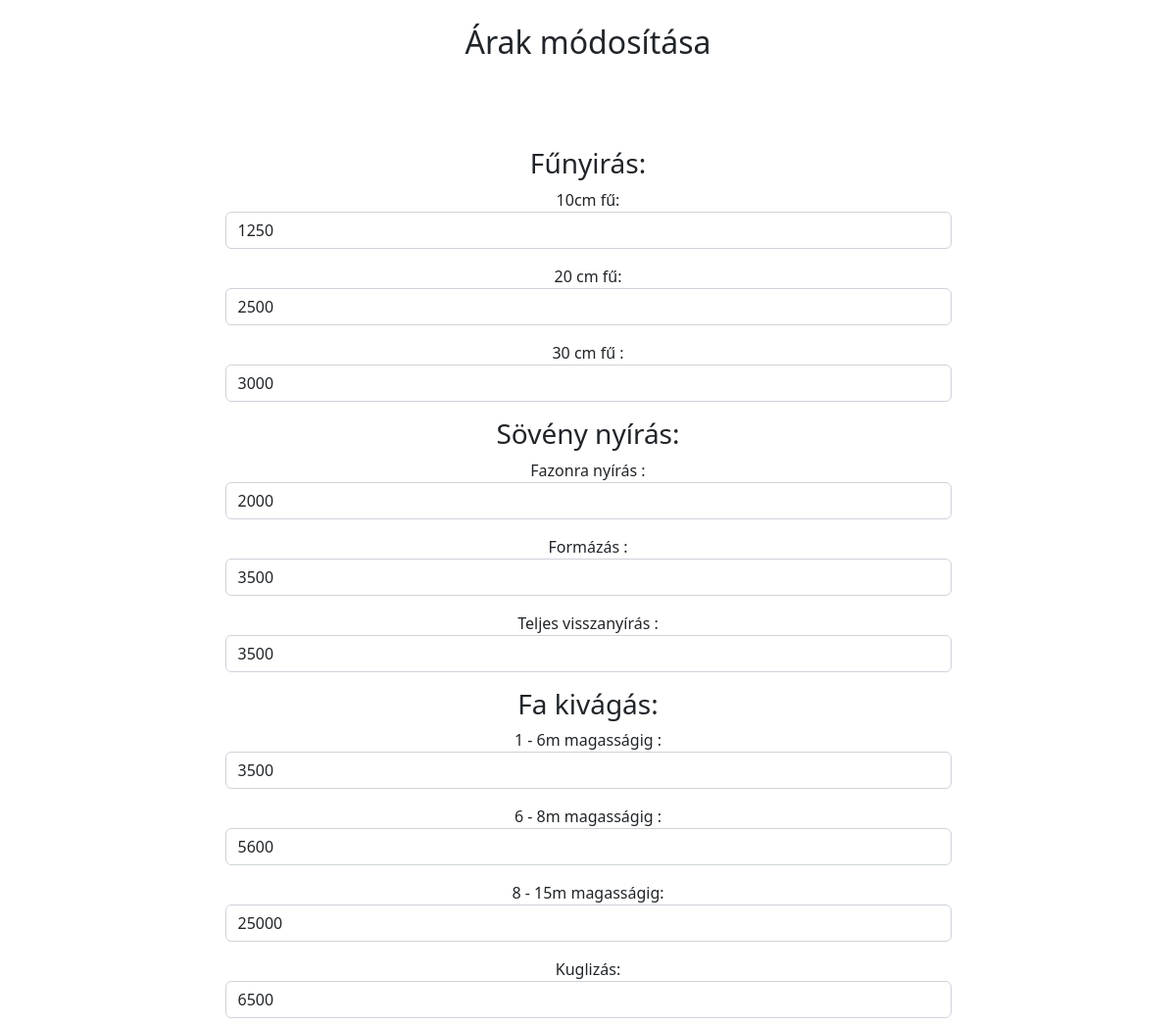
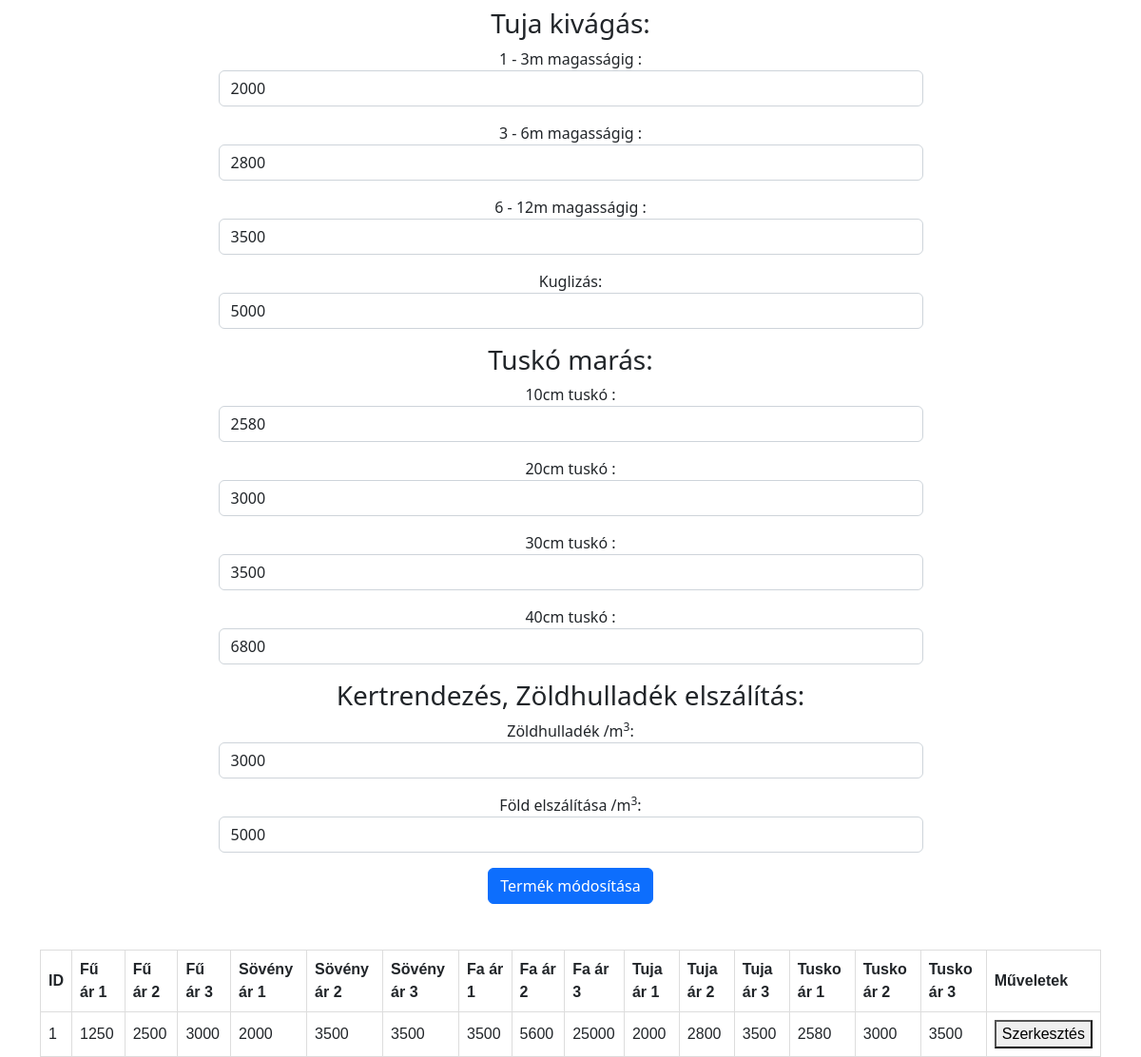
The page /admin/admin_modosit.php?id=1 on the database its author committed (2 pictures, top to bottom).
### tables this page shows
CREATE TABLE `arak` (
  `id` int(10) NOT NULL,
  `fu1` varchar(50) NOT NULL,
  `fu2` varchar(50) NOT NULL,
  `fu3` varchar(50) NOT NULL,
  `soveny1` varchar(50) NOT NULL,
  `soveny2` varchar(50) NOT NULL,
  `soveny3` varchar(50) NOT NULL,
  `fa1` varchar(50) NOT NULL,
  `fa2` varchar(50) NOT NULL,
  `fa3` varchar(50) NOT NULL,
  `fakugli` varchar(50) NOT NULL,
  `tuja1` varchar(50) NOT NULL,
  `tuja2` varchar(50) NOT NULL,
  `tuja3` varchar(50) NOT NULL,
  `tujakugli` varchar(50) NOT NULL,
  `tusko1` varchar(50) NOT NULL,
  `tusko2` varchar(50) NOT NULL,
  `tusko3` varchar(50) NOT NULL,
  `tusko4` varchar(50) NOT NULL,
  `zoldhull` varchar(50) NOT NULL,
  `fold` varchar(50) NOT NULL
);

### admin/admin_modosit.php (the view, shortened to what this page needs)
<?php
  require "../connection.php";
?>
<!DOCTYPE html>
<html lang="en">
<head>
    <link href="https://cdn.jsdelivr.net/npm/bootstrap@5.2.2/dist/css/bootstrap.min.css" rel="stylesheet">
    <link rel="stylesheet" href="https://cdnjs.cloudflare.com/ajax/libs/font-awesome/6.2.0/css/all.min.css" />
</head>
<body>
  <div class="container">
    <h2 class="text-center my-4"> Árak módosítása </h2>
    <?php
        if (isset($_GET["id"])):
            $id = $_GET["id"];
            $sql = "SELECT * FROM arak WHERE id='$id'";
            $result = mysqli_query($con, $sql);
            while($row = mysqli_fetch_array($result)){
                ?>
                    <form action="" method="post" class="mx-auto w-75 text-center p-5">
                        <h3>Fűnyirás:</h3>
                        <label>10cm fű:</label>
                        <input type="text" name="fu1" class="form-control mb-3" value="<?php  echo $row["fu1"];  ?>">
                        <label>20 cm fű:</label>
                        <input type="text" name="fu2" class="form-control mb-3" value="<?php echo $row["fu2"];  ?>">
                        <label>30 cm fű :</label>
                        <input type="text" name="fu3" class="form-control mb-3" value="<?php echo $row["fu3"];  ?>">
                        <h3>Sövény nyírás:</h3>
                        <label>Fazonra nyírás :</label>
                        <input type="text" name="soveny1" class="form-control mb-3" value="<?php echo $row["soveny1"];  ?>">
                        <label>Formázás :</label>
                        <input type="text" name="soveny2" class="form-control mb-3" value="<?php echo $row["soveny2"];  ?>">
                        <label>Teljes visszanyírás : </label>
                        <input type="text" name="soveny3" class="form-control mb-3" value="<?php echo $row["soveny3"];  ?>">
                        <h3>Fa kivágás:</h3>
                        <label>1 - 6m magasságig :</label>
                        <input type="text" name="fa1" class="form-control mb-3" value="<?php echo $row["fa1"];  ?>">
                        <label>6 - 8m magasságig :</label>
                        <input type="text" name="fa2" class="form-control mb-3" value="<?php echo $row["fa2"];  ?>">
                        <label>8 - 15m magasságig:</label>
                        <input type="text" name="fa3" class="form-control mb-3" value="<?php echo $row["fa3"];  ?>">
                        <label>Kuglizás:</label>
                        <input type="text" name="fakugli" class="form-control mb-3" value="<?php echo $row["fakugli"];  ?>">
                        <h3>Tuja kivágás:</h3>
                        <label>1 - 3m magasságig :</label>
                        <input type="text" name="tuja1" class="form-control mb-3" value="<?php echo $row["tuja1"];  ?>">
                        <label>3 - 6m magasságig :</label>
                        <input type="text" name="tuja2" class="form-control mb-3" value="<?php echo $row["tuja2"];  ?>">
                        <label>6 - 12m magasságig :</label>
                        <input type="text" name="tuja3" class="form-control mb-3" value="<?php echo $row["tuja3"];  ?>">
                        <label>Kuglizás:</label>
                        <input type="text" name="tujakugli" class="form-control mb-3" value="<?php echo $row["tujakugli"];  ?>">
                        <h3>Tuskó marás:</h3>
                        <label>10cm tuskó :</label>
                        <input type="text" name="tusko1" class="form-control mb-3" value="<?php echo $row["tusko1"];  ?>">
                        <label>20cm tuskó :</label>
                        <input type="text" name="tusko2" class="form-control mb-3" value="<?php echo $row["tusko2"];  ?>">
                        <label>30cm tuskó :</label>
                        <input type="text" name="tusko3" class="form-control mb-3" value="<?php echo $row["tusko3"];  ?>">
                        <label>40cm tuskó :</label>
                        <input type="text" name="tusko4" class="form-control mb-3" value="<?php echo $row["tusko4"];  ?>">
                        <h3>Kertrendezés, Zöldhulladék elszálítás:</h3>
                        <label>Zöldhulladék /m<sup>3</sup>:</label>
                        <input type="text" name="zoldhull" class="form-control mb-3" value="<?php echo $row["zoldhull"];  ?>">
                        <label>Föld elszálítása /m<sup>3</sup>:</label>
                        <input type="text" name="fold" class="form-control mb-3" value="<?php echo $row["fold"];  ?>">
                        <button type="submit" name="update" class="btn btn-primary">Termék módosítása</button>
                    </form>
                <?php
            }
        endif;
                ?>
            <table>
                <thead>
                    <tr>
                        <th>ID</th>
                        <th>Fű ár 1</th>
                        <th>Fű ár 2</th>
                        <th>Fű ár 3</th>
                        <th>Sövény ár 1</th>
                        <th>Sövény ár 2</th>
                        <th>Sövény ár 3</th>
                        <th>Fa ár 1</th>
                        <th>Fa ár 2</th>
                        <th>Fa ár 3</th>
                        <th>Tuja ár 1</th>
                        <th>Tuja ár 2</th>
                        <th>Tuja ár 3</th>
                        <th>Tusko ár 1</th>
                        <th>Tusko ár 2</th>
                        <th>Tusko ár 3</th>
                        <th>Műveletek</th>
                    </tr>
                </thead>
                <tbody>
                <?php
                        $result = mysqli_query($con, 'SELECT * FROM arak');
                        while($price = mysqli_fetch_array($result)):
                            ?>
                            <tr>
                                <td><?php echo $price['id']; ?></td>
                                <td><?php echo $price['fu1']; ?></td>
                                <td><?php echo $price['fu2']; ?></td>
                                <td><?php echo $price['fu3']; ?></td>
                                <td><?php echo $price['soveny1']; ?></td>
                                <td><?php echo $price['soveny2']; ?></td>
                                <td><?php echo $price['soveny3']; ?></td>
                                <td><?php echo $price['fa1']; ?></td>
                                <td><?php echo $price['fa2']; ?></td>
                                <td><?php echo $price['fa3']; ?></td>
                                <td><?php echo $price['tuja1']; ?></td>
                                <td><?php echo $price['tuja2']; ?></td>
                                <td><?php echo $price['tuja3']; ?></td>
                                <td><?php echo $price['tusko1']; ?></td>
                                <td><?php echo $price['tusko2']; ?></td>
                                <td><?php echo $price['tusko3']; ?></td>
                                <td><button onclick="location.href = './admin_modosit.php?id=<?php echo $price['id']; ?>'">Szerkesztés</button></td>
                            </tr>
                        <?php
                        endwhile;
                ?>
                </tbody>
            </table>
  </div>
</body>
</html>

### admin/admin_modosit.php (style rules this page uses)
table { font-family: arial, sans-serif; border-collapse: collapse; width: 100%; }
td, th { border: 1px solid #dddddd; text-align: left; padding: 8px; }

### rows shown on the page
arak: fu1 "1250", fu2 "2500", fu3 "3000", soveny1 "2000", soveny2 "3500", soveny3 "3500", fa1 "3500", fa2 "5600", fa3 "25000", fakugli "6500", tuja1 "2000", tuja2 "2800", tuja3 "3500", tujakugli "5000", tusko1 "2580", tusko2 "3000", tusko3 "3500", tusko4 "6800", zoldhull "3000", fold "5000", id "1"
